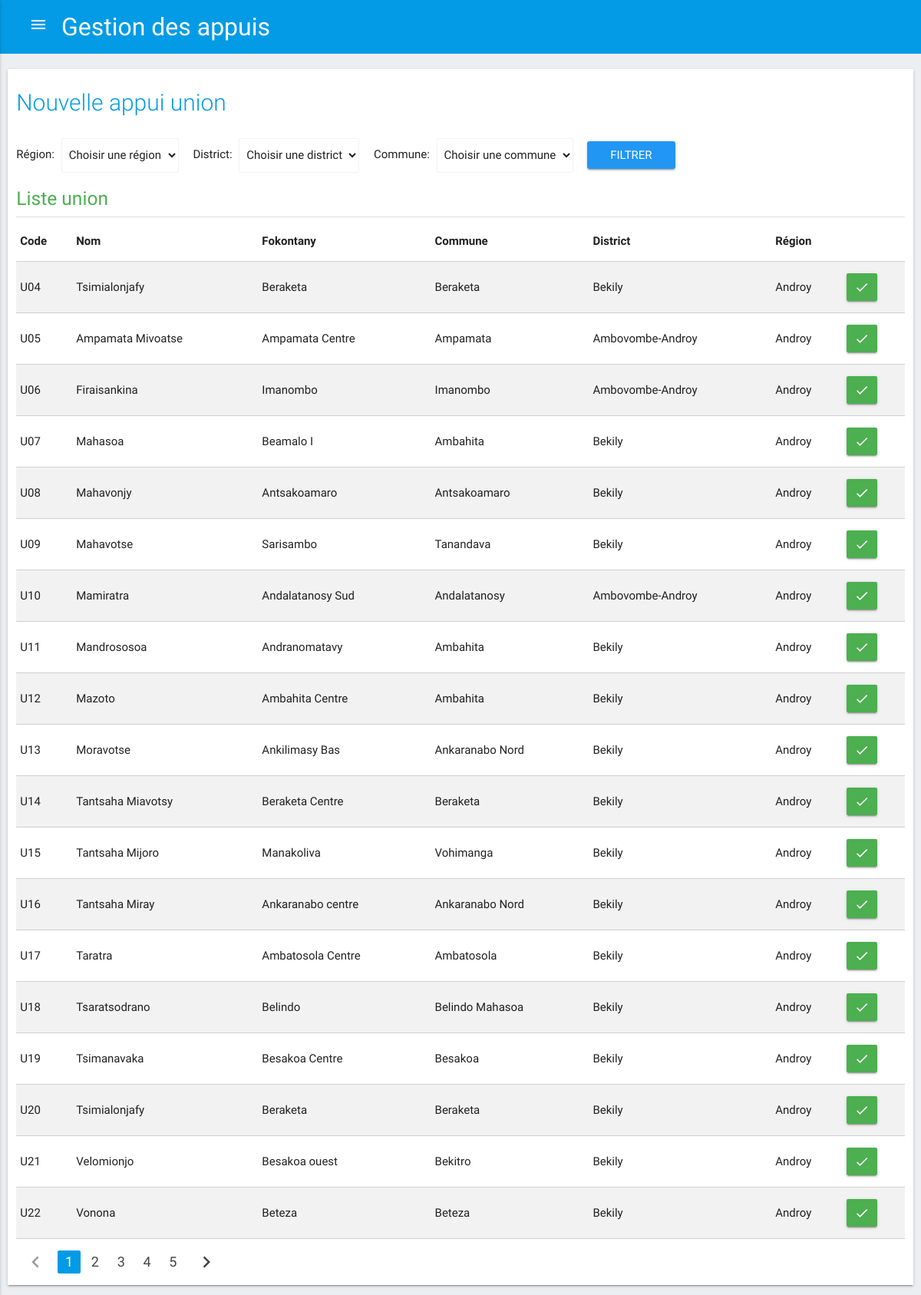
/c_appui/appui_op/union, run on the app's committed database.
### tables this page shows
CREATE TABLE `tab_union` (
  `ID_UNION` int(11) NOT NULL,
  `ID_FOKONTANY` int(11) NOT NULL,
  `ID_OPR` int(11) DEFAULT NULL,
  `CODE_UNION` varchar(20) DEFAULT NULL,
  `NOM_UNION` varchar(100) DEFAULT NULL,
  `TYPE` tinyint(4) DEFAULT NULL,
  `DATE_CREATION` date DEFAULT NULL,
  `STATUT` varchar(50) DEFAULT NULL,
  `ID_REPRESENTANT` int(11) DEFAULT NULL,
  `CONTACT` text,
  `FORMELLE` tinyint(1) DEFAULT NULL,
  `OBSERVATION` varchar(255) DEFAULT NULL
);

### application/views/templates.php (called while the page is built, shortened)
<?php
	$this->load->view("templates/header");
	$this->load->view($contents);

### application/controllers/C_appui.php (called while the page is built, shortened)
<?php
	class C_appui extends CI_Controller {
        public function appui_op($op='',$id=''){
            $this->load->model('M_zone_intervention');
            $this->load->model('M_op');
            $data['titre'] = 'Gestion des appuis';
            $column='ID_'.$op.' ID_OP, CODE_'.$op.' CODE_OP, NOM_'.$op.' NOM_OP, NOM_REGION, NOM_DISTRICT, NOM_COMMUNE, NOM_FOKONTANY';
            if($op!='') {
                if ($id == '') {
                    $data['op'] = strtolower($op);
                    $data['regions'] = $this->M_zone_intervention->getRegion();
                    $data['opListe'] = $this->M_op->getOp($op,$column);
                    $data['contents'] = 'new_appui';
                    $this->load->view('templates', $data);
                }
            }
        }
	}

### index.php (called while the page is built, shortened)
<?php
require_once BASEPATH.'core/CodeIgniter.php';

### application/models/M_op.php (called while the page is built, shortened)
<?php
	class M_op extends CI_Model {
        public function getOp($op,$column){
            $table = $op;
            if($op=='union') $table = 'tab_'.$op;
            $this->db->select($column);
            $this->db->from($table);
            $this->db->join('zone_intervention', 'zone_intervention.id_fokontany = '.$table.'.id_fokontany','left');
            $this->db->join('menages', 'menages.id_menage = '.$table.'.id_representant','left');
            $query = $this->db->get();
            return $query->result();
        }
	}

### application/views/new_appui.php (the view, shortened to what this page needs)
<main>
    <div class="container1">
        <div class="row z-depth-1">
            <div class="col s12">
                <h2 class="header" style="margin-bottom: 30px;">Nouvelle appui <?php echo $op?> </h2>
                <?php if(sizeof($opListe)>0) { ?>
                <form method="get" action="#!" style="margin-bottom: 20px;">
                    Région:
                    <div class="input-field inline" style="margin: 0 15px 0 5px">
                        <select class="browser-default" name="id_region">
                            <option value="" disabled selected>Choisir une région</option>
                        </select>
                    </div>
                    District:
                    <div class="input-field inline" style="margin: 0 15px 0 5px">
                        <select class="browser-default" name="id_district">
                            <option value="" disabled selected>Choisir une district</option>
                        </select>
                    </div>
                    Commune:
                    <div class="input-field inline" style="margin: 0 15px 0 5px">
                        <select class="browser-default" name="id_commune">
                            <option value="" disabled selected>Choisir une commune</option>
                        </select>
                    </div>
                    <input type="submit" value="Filtrer" class="waves-effect blue waves-light btn btn-block" style="vertical-align: middle;">
                </form>
                <?php } ?>
                <h5 class="green-text">Liste <?php echo $op?> </h5>
                <div class="divider"></div>
                <table class="responsive-table bordered striped">
                    <thead>
                    <tr>
                        <th>Code</th>
                        <th>Nom</th>
                        <th>Fokontany</th>
                        <th>Commune</th>
                        <th>District</th>
                        <th>Région</th>
                        <th></th>
                    </tr>
                    </thead>
                    <tbody>
                    <?php foreach($opListe as $opLigne){ ?>
                    <tr>
                        <td><?php echo $opLigne->CODE_OP?></td>
                        <td><?php echo $opLigne->NOM_OP?></td>
                        <td><?php echo $opLigne->NOM_FOKONTANY?></td>
                        <td><?php echo $opLigne->NOM_COMMUNE?></td>
                        <td><?php echo $opLigne->NOM_DISTRICT?></td>
                        <td><?php echo $opLigne->NOM_REGION?></td>
                        <td><a href="<?php echo base_url(); ?>c_appui/appui_op/<?php echo $op.'/'.$opLigne->ID_OP ?>" class="waves-effect green waves-light btn"><i class="material-icons">done</i></a></td>
                    </tr>
                    <?php } ?>
                    </tbody>
                </table>
                <ul class="pagination">
                    <li class="disabled"><a href="#!"><i class="material-icons">chevron_left</i></a></li>
                    <li class="active"><a href="#!">1</a></li>
                    <li class="waves-effect"><a href="#!">2</a></li>
                    <li class="waves-effect"><a href="#!">3</a></li>
                    <li class="waves-effect"><a href="#!">4</a></li>
                    <li class="waves-effect"><a href="#!">5</a></li>
                    <li class="waves-effect"><a href="#!"><i class="material-icons">chevron_right</i></a></li>
                </ul>
            </div>
        </div>
    </div>
</main>

### assets/css/style.css (style rules this page uses)
body { background-color: #eceff1; }
.container1 { padding: 20px 10px 5px 10px ; }
header, main, footer { padding-left: 0px; }
.material-icons { font-family: 'Material Icons'; font-weight: normal; font-style: normal; font-size: 24px; line-height: 1; letter-spacing: normal; text-transform: none; display: inline-block; white-space: nowrap; word-wrap: normal; direction: ltr; -moz-font-feature-settings: 'liga'; -moz-osx-font-smoothing: grayscale; }
.header { color: #039be5; font-weight: 300; font-size: 2.0rem; }
.row { background-color: #ffffff; }
input[value="Filtrer"] { height: 36px; line-height: 36px; padding: 0; }
.divider { margin-bottom: 5px; }
td a.btn { padding: 0 10px; }

### data on the page
tab_union: CODE_UNION "U04", NOM_UNION "Tsimialonjafy", NOM_FOKONTANY "Beraketa", NOM_COMMUNE "Beraketa", NOM_DISTRICT "Bekily", NOM_REGION "Androy"
tab_union: CODE_UNION "U05", NOM_UNION "Ampamata Mivoatse", NOM_FOKONTANY "Ampamata Centre", NOM_COMMUNE "Ampamata", NOM_DISTRICT "Ambovombe-Androy", NOM_REGION "Androy"
tab_union: CODE_UNION "U06", NOM_UNION "Firaisankina", NOM_FOKONTANY "Imanombo", NOM_COMMUNE "Imanombo", NOM_DISTRICT "Ambovombe-Androy", NOM_REGION "Androy"
tab_union: CODE_UNION "U07", NOM_UNION "Mahasoa", NOM_FOKONTANY "Beamalo I", NOM_COMMUNE "Ambahita", NOM_DISTRICT "Bekily", NOM_REGION "Androy"
tab_union: CODE_UNION "U08", NOM_UNION "Mahavonjy", NOM_FOKONTANY "Antsakoamaro", NOM_COMMUNE "Antsakoamaro", NOM_DISTRICT "Bekily", NOM_REGION "Androy"
tab_union: CODE_UNION "U09", NOM_UNION "Mahavotse", NOM_FOKONTANY "Sarisambo", NOM_COMMUNE "Tanandava", NOM_DISTRICT "Bekily", NOM_REGION "Androy"
tab_union: CODE_UNION "U10", NOM_UNION "Mamiratra", NOM_FOKONTANY "Andalatanosy Sud", NOM_COMMUNE "Andalatanosy", NOM_DISTRICT "Ambovombe-Androy", NOM_REGION "Androy"
tab_union: CODE_UNION "U11", NOM_UNION "Mandrososoa", NOM_FOKONTANY "Andranomatavy", NOM_COMMUNE "Ambahita", NOM_DISTRICT "Bekily", NOM_REGION "Androy"
tab_union: CODE_UNION "U12", NOM_UNION "Mazoto", NOM_FOKONTANY "Ambahita Centre", NOM_COMMUNE "Ambahita", NOM_DISTRICT "Bekily", NOM_REGION "Androy"
tab_union: CODE_UNION "U13", NOM_UNION "Moravotse", NOM_FOKONTANY "Ankilimasy Bas", NOM_COMMUNE "Ankaranabo Nord", NOM_DISTRICT "Bekily", NOM_REGION "Androy"
tab_union: CODE_UNION "U14", NOM_UNION "Tantsaha Miavotsy", NOM_FOKONTANY "Beraketa Centre", NOM_COMMUNE "Beraketa", NOM_DISTRICT "Bekily", NOM_REGION "Androy"
tab_union: CODE_UNION "U15", NOM_UNION "Tantsaha Mijoro", NOM_FOKONTANY "Manakoliva", NOM_COMMUNE "Vohimanga", NOM_DISTRICT "Bekily", NOM_REGION "Androy"
tab_union: CODE_UNION "U16", NOM_UNION "Tantsaha Miray", NOM_FOKONTANY "Ankaranabo centre", NOM_COMMUNE "Ankaranabo Nord", NOM_DISTRICT "Bekily", NOM_REGION "Androy"
tab_union: CODE_UNION "U17", NOM_UNION "Taratra", NOM_FOKONTANY "Ambatosola Centre", NOM_COMMUNE "Ambatosola", NOM_DISTRICT "Bekily", NOM_REGION "Androy"
tab_union: CODE_UNION "U18", NOM_UNION "Tsaratsodrano", NOM_FOKONTANY "Belindo", NOM_COMMUNE "Belindo Mahasoa", NOM_DISTRICT "Bekily", NOM_REGION "Androy"
tab_union: CODE_UNION "U19", NOM_UNION "Tsimanavaka", NOM_FOKONTANY "Besakoa Centre", NOM_COMMUNE "Besakoa", NOM_DISTRICT "Bekily", NOM_REGION "Androy"
tab_union: CODE_UNION "U20", NOM_UNION "Tsimialonjafy", NOM_FOKONTANY "Beraketa", NOM_COMMUNE "Beraketa", NOM_DISTRICT "Bekily", NOM_REGION "Androy"
tab_union: CODE_UNION "U21", NOM_UNION "Velomionjo", NOM_FOKONTANY "Besakoa ouest", NOM_COMMUNE "Bekitro", NOM_DISTRICT "Bekily", NOM_REGION "Androy"
tab_union: CODE_UNION "U22", NOM_UNION "Vonona", NOM_FOKONTANY "Beteza", NOM_COMMUNE "Beteza", NOM_DISTRICT "Bekily", NOM_REGION "Androy"

### other printed values
$titre "Gestion des appuis"
$op "union"
